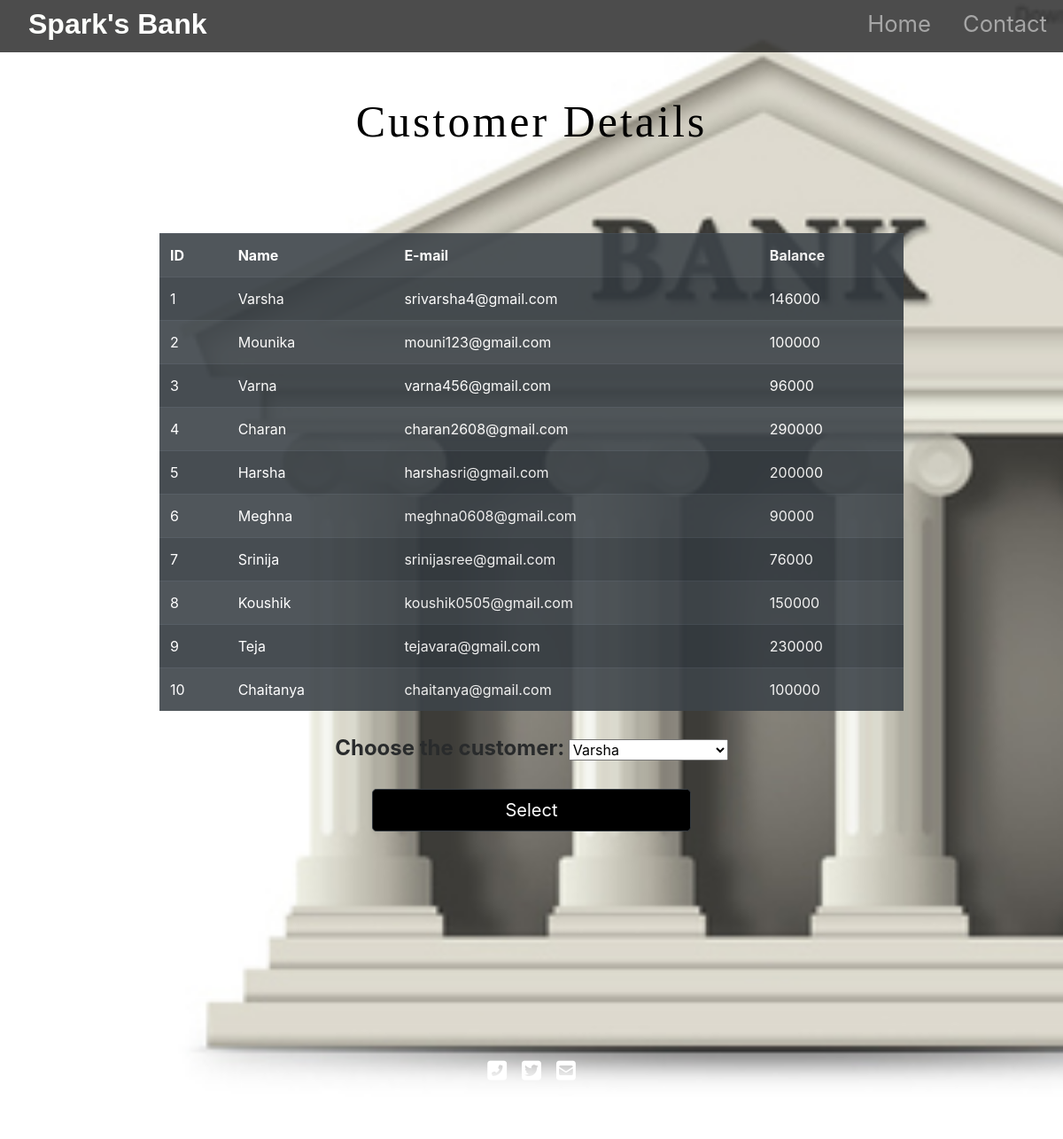
/customer.php, run on the app's committed database.
### tables this page shows
CREATE TABLE `customer` (
  `id` int(11) NOT NULL,
  `Name` varchar(255) NOT NULL,
  `email` varchar(255) NOT NULL,
  `balance` bigint(20) NOT NULL
);

### customer.php (the view, shortened to what this page needs)
<!DOCTYPE html>
<html lang="en">
<head>
  <link rel="stylesheet" href="https://stackpath.bootstrapcdn.com/bootstrap/4.5.2/css/bootstrap.min.css"
>
  <link rel="stylesheet" type="text/css" href="styles.css">
</head>
<body>
  <div id="title">
    <nav id="navbar" class="navbar navbar-expand-lg navbar-dark ">
      <a id="navbar-brand" href="index.php">Spark's<span>  Bank</span></a>
      <div class="collapse navbar-collapse" id="navbarTogglerDemo01">
        <ul class="navbar-nav ml-auto">
          <li class="nav-item">
            <a class="nav-link" href="index.php">Home</a>
          </li>
          <li class="nav-item">
            <a class="nav-link" href="#footer">Contact</a>
          </li>
        </ul>
      </div>
    </nav>
  </div>
  <?php
 echo '<h1 class="intro"><center>Customer Details</center></h1>';
 echo '<table class=" listtable table-dark table  table-striped table-hover mt-5"  style="opacity: 0.9; width: 70%; margin: auto;">
 <tr>
     <th>ID</th>
     <th>Name</th>
     <th>E-mail</th>
     <th>Balance</th>
 </tr>';
    $server = "localhost";
    $username = "root";
    $password = "";
    $database = "bank";
    $con = mysqli_connect($server, $username, $password, $database);
     $sql = "SELECT id,Name,email,balance FROM customer;";
     $sql1 = "SELECT Name FROM customer;";
        $result=mysqli_query($con,$sql);
        while($row=mysqli_fetch_array($result)){
            echo '<tr>
            <td>'.$row["id"].'</td>
            <td>'.$row["Name"].'</td>
            <td>'.$row["email"].'</td>
            <td>'.$row["balance"].'</td>
        </tr>';
          }
 echo'</table>';
?><br>
  <form action="select.php" method="POST" style="text-align:center">
    <label class="choose">Choose the customer: </label>
    <select id="cus" name="cus" style="width:15%">
      <?php $result1=mysqli_query($con,$sql1); ?>
      <?php while($row1=mysqli_fetch_array($result1)):; ?>
      <option value="<?php echo $row1[0]; ?>">
        <?php echo $row1[0]; ?>
      </option>
      <?php endwhile ;
    ?>
    </select><br>
    <div><button class="btn btn-dark btn-lg" style="margin-top:20px;">Select</button></div>
  </form>
  <br><br>
</body>
<footer id="footer">
  <i class="social-icon fas fa-phone-square-alt"></i>
  <i class="social-icon fab fa-twitter-square"></i>
  <i class="social-icon fas fa-envelope-square"></i>
  <p>© Copyright 2021 Spark's Bank</p>
</footer>
</html>

### styles.css (style rules this page uses)
#title { background: rgba(0,0,0,0.7); }
#navbar { padding: 0 0 5px; }
#navbar-brand { text-decoration: none; color:#fdfffc; font-family: sans-serif; font-size: 2rem; font-weight: bold; padding-left: 2rem; }
span { color:white; }
.nav-item { padding: 0 10px; }
.nav-link { font-size: 1.6rem; }
.btn { background-color: black; }
.intro { text-align: center; font-size: 50px; letter-spacing: 3px; font-family: 'sans-serif'; position: relative; padding:4% 8%; color:black; }
button { height: 30%; width: 30%; }
.choose { font-size:1.5rem; color:#292b2c; font-style:Ubuntu; font-weight:bold }
#footer { margin-top: 200px; padding: 5% auto; text-align: center; color: white; font-size: 25px; }
.social-icon { margin: 10px 5px; color: white; }

### customer.php (style rules this page uses)
body { background-image: url("img1.jpg"); background-size: cover; height: 100%; width: 100%; background-repeat: no-repeat; background-attachment: fixed; }

### data on the page
customer: id "1", Name "Varsha", email "srivarsha4@gmail.com", balance "146000"
customer: id "2", Name "Mounika", email "mouni123@gmail.com", balance "100000"
customer: id "3", Name "Varna", email "varna456@gmail.com", balance "96000"
customer: id "4", Name "Charan", email "charan2608@gmail.com", balance "290000"
customer: id "5", Name "Harsha", email "harshasri@gmail.com", balance "200000"
customer: id "6", Name "Meghna", email "meghna0608@gmail.com", balance "90000"
customer: id "7", Name "Srinija", email "srinijasree@gmail.com", balance "76000"
customer: id "8", Name "Koushik", email "koushik0505@gmail.com", balance "150000"
customer: id "9", Name "Teja", email "tejavara@gmail.com", balance "230000"
customer: id "10", Name "Chaitanya", email "chaitanya@gmail.com", balance "100000"

### other printed values
form field cus "Varsha"
